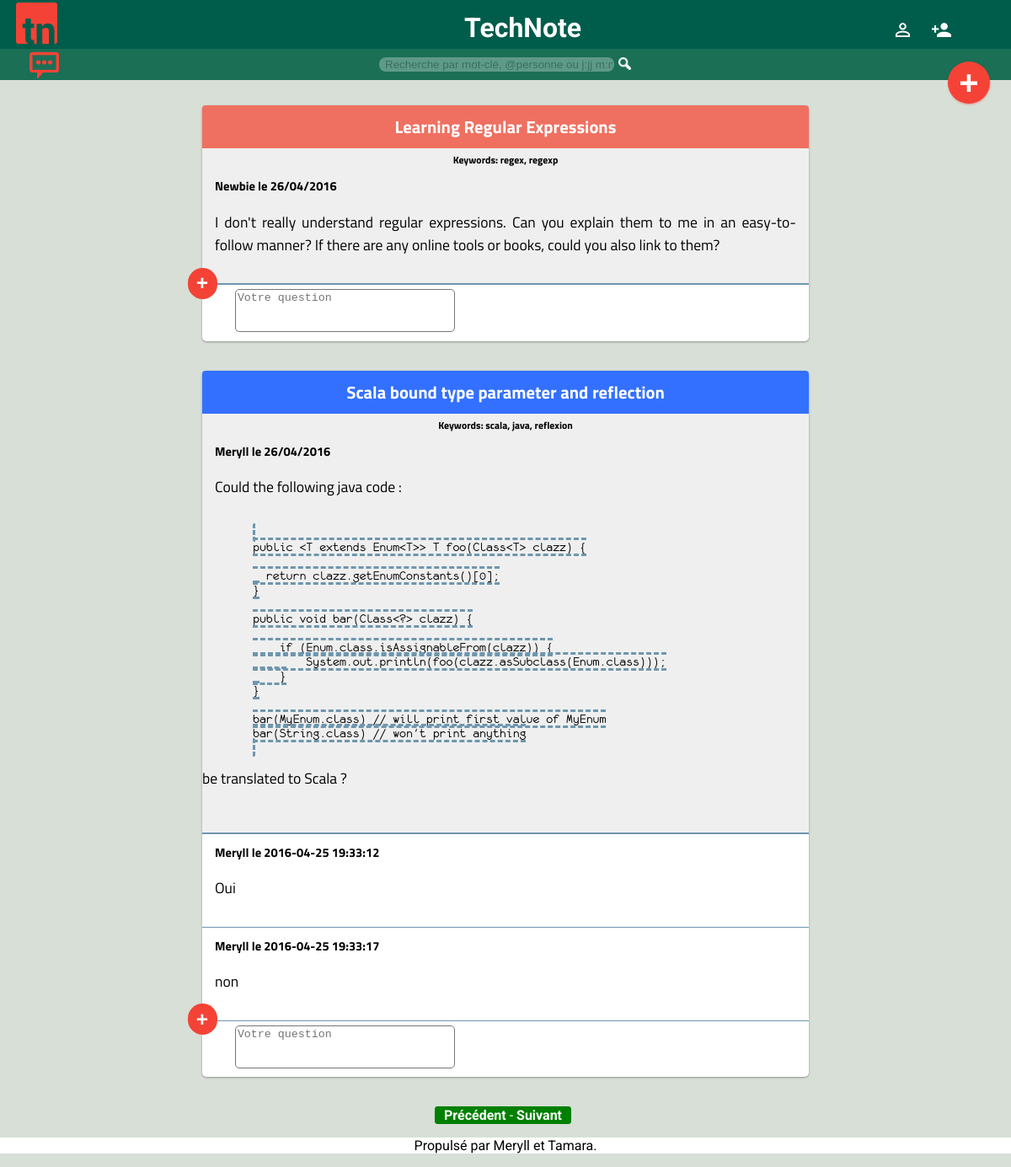
The page /question.php on the database its author committed.
### tables this page shows
CREATE TABLE `Questions` (
  `question_id` int(11) NOT NULL AUTO_INCREMENT,
  `title` varchar(100) NOT NULL,
  `texte` text NOT NULL,
  `status` int(11) NOT NULL,
  `user_id` int(11) NOT NULL,
  `date` datetime NOT NULL,
  PRIMARY KEY (`question_id`),
  KEY `fk_questions_1` (`user_id`),
  CONSTRAINT `fk_questions_1` FOREIGN KEY (`user_id`) REFERENCES `Users` (`id`) ON DELETE CASCADE
);

CREATE TABLE `KeywordQ` (
  `keyq_id` int(11) NOT NULL AUTO_INCREMENT,
  `texte` varchar(15) NOT NULL,
  `question_id` int(11) NOT NULL,
  PRIMARY KEY (`keyq_id`),
  KEY `fk_keywq_1` (`question_id`),
  CONSTRAINT `fk_keywq_1` FOREIGN KEY (`question_id`) REFERENCES `Questions` (`question_id`) ON DELETE CASCADE
);

CREATE TABLE `Users` (
  `id` int(11) NOT NULL AUTO_INCREMENT,
  `email` varchar(40) NOT NULL,
  `password` varchar(50) NOT NULL,
  `pseudo` varchar(50) NOT NULL,
  `status` int(11) NOT NULL,
  PRIMARY KEY (`id`)
);

CREATE TABLE `Answers` (
  `answer_id` int(11) NOT NULL AUTO_INCREMENT,
  `texte` text NOT NULL,
  `question_id` int(11) NOT NULL,
  `user_id` int(11) NOT NULL,
  `date` datetime NOT NULL,
  PRIMARY KEY (`answer_id`),
  KEY `fk_answers_1` (`question_id`),
  KEY `fk_answers_2` (`user_id`),
  CONSTRAINT `fk_answers_1` FOREIGN KEY (`question_id`) REFERENCES `Questions` (`question_id`) ON DELETE CASCADE,
  CONSTRAINT `fk_answers_2` FOREIGN KEY (`user_id`) REFERENCES `Users` (`id`) ON DELETE CASCADE
);

### question.php (the view, shortened to what this page needs)
<!DOCTYPE html>
<html lang="fr">
<head>
  <link rel="stylesheet" href="css/style.css" />
  <link rel="stylesheet" href="http://cdnjs.cloudflare.com/ajax/libs/highlight.js/9.3.0/styles/default.min.css">
</head>
<body>
<?php include("template/header.php"); ?>
<?php include("template/menu.php"); ?>
<?php include("template/bdd.php"); ?>
<div id="fenetre">
  <?php
  $page = $_GET['page'];
  $limite = 5;
  $debut = ($page) * $limite;
  $requeteQuestion = $bdd->prepare('SELECT * FROM Questions ORDER BY timestamp(date) DESC LIMIT :limite OFFSET :debut ;');
  $requeteQuestion->bindValue('limite', $limite, PDO::PARAM_INT);
  $requeteQuestion->bindValue('debut', $debut, PDO::PARAM_INT);
  $requeteQuestion->execute();
  $date = new DateTime(substr($data['date'],0,10));
  while($data = $requeteQuestion->fetch()) {
    ?>
    <section class="question">
      <h3 class="<?php
        if($data['status'] == 0) {
          echo 'titreQuestion1';
        }
        else {
          echo 'titreQuestion2';
        }
      ?>"><?php echo $data['title'];
      $reqauthor = $bdd->prepare('SELECT pseudo FROM Users WHERE id=?;');
      $reqauthor->execute(array($data['user_id']));
      ?></h3>
      <h6>Keywords:
        <?php
          $reqKeyword = $bdd->prepare('SELECT * FROM KeywordQ WHERE question_id=?;');
          $reqKeyword->execute(array($data['question_id']));
          if($keyw = $reqKeyword->fetch()) {
            echo $keyw['texte'];
          }
          while($keyw = $reqKeyword->fetch()) {
            echo ', '.$keyw['texte'];
          }
         ?>
      </h6>
      <article id="artQuest">
        <h5><?php if($author = $reqauthor->fetch()) {
          echo $author['pseudo'].' le '.$date->format('d/m/Y');
        }
        ?></h5>
        <p>
          <?php
              echo $data['texte'];
              ?>
        </p>
      </article>
        <?php
          $requeteComment = $bdd->prepare('SELECT * FROM Answers WHERE question_id=:idd ORDER BY date ASC;');
          $requeteComment->bindValue('idd',$data['question_id'], PDO::PARAM_INT);
          $requeteComment->execute();
          while($commentFound = $requeteComment->fetch()) {
            $requser = $bdd->prepare('SELECT pseudo FROM Users WHERE id=:idd;');
            $requser->bindValue('idd', $commentFound['user_id'], PDO::PARAM_INT);
            $requser->execute();
            if($pseudo = $requser->fetch()) {
         ?>
        <article>
          <h5><?php echo $pseudo['pseudo']; ?> le <?php echo $commentFound['date']; ?></h5>
          <p class="texteQuest"><?php echo htmlspecialchars($commentFound['texte']); ?></p>
        </article>
        <?php
            }
          }
         ?>
      <form class="envoiCommentaire" method="post" action="postanswer.php">
        <input type="submit" value="+" id="commentaire" />
        <textarea required class="comment" name="comment" cols="30" rows="3" placeholder="Votre question"></textarea>
      </form>
    </section>
  <?php
  }
  ?>
  <p class="precsuiv"><a href="?page=<?php echo $page - 1; ?>">Précédent</a>
  -
<a href="?page=<?php echo $page + 1; ?>">Suivant</a></p>
</div>
<?php include("template/footer.php"); ?>
</body>
</html>

### css/style.css (style rules this page uses)
.note, .question { font-family: 'Titillium Web'; font-size: 1.1em; }
body { background-color: #D7DFD7; margin: 0px; padding-bottom: 0px; padding-top: 0px; }
.envoiCommentaire { padding-top: 5px; }
.comment { border-radius: 5px; resize: none; }
.texteQuest { text-align: justify; }
.question article { padding-top: 10px; }
pre { margin-left: 60px; margin-right: 60px; }
code { border-radius: 3px; border: 3px groove rgb(110,150,175); border-style:dashed; font-family: monofur; font-size: 0.9em; }
h5 { padding:0; padding-left: 15px; margin:0; margin-bottom: 5px; }
#fenetre { background-color: #D7DFD7; margin: 0px; padding: 20px 0px 0px 0px; }
article { border-bottom: 1px solid rgb(110,150,175); }
#artQuest { border-bottom: 2px solid rgb(110,150,175); background-color: #EFEFEF; }
h6 { margin:0; padding:0; padding-top: 5px; text-align: center; background-color: #EFEFEF; }
.question { width:60%; background-color: white; border-radius: 5px; box-shadow: 0px 1px 3px rgba(0, 0, 0, 0.12), 0 1px 2px rgba(0, 0, 0, 0.24); margin-left: 20%; margin-right: 10%; margin-top: 10px; margin-bottom: 35px; transition: box-shadow 0.2s ease-in-out; }
article p { display: block; padding:0 15px 15px 15px; text-align: justify; }
h3 { display: block; margin: 0; background-color: #02a94f; color: white; text-align:center; padding: 10px; border-radius: 4px 4px 0 0; }
.titreQuestion1 { display: block; margin: 0; background-color: #Ef7060; color: white; text-align:center; padding: 10px; border-radius: 4px 4px 0 0; }
.titreQuestion2 { display: block; margin: 0; background-color: #3370FF; color: white; text-align:center; padding: 10px; border-radius: 4px 4px 0 0; }
#commentaire { border: 0; position: relative; bottom:50px; left:-17.5px; width: 35px; height: 37px; background-color: #f44336; border-radius: 300px; color:white; font-weight: bolder; font-size: 1.4em; outline: none; cursor:pointer; }
.precsuiv { display: block; color:white; margin-left:43%; border: 1px solid green; background-color: green; border-radius: 3px; padding-left: 10px; width:150px; }
.precsuiv a { color: inherit; text-decoration: none; font-weight: bold; }
body { font-family: 'Roboto', sans-serif; }

### rows shown on the page
questions: title "Learning Regular Expressions", keywordq.texte "regex", user.pseudo "Newbie", texte "I don't really understand regular expressions. Can you explain them to me in an easy-to-follow manner? If there are any online tools or books, could you also link to them?"
keywordq: texte "regexp"
questions: title "Scala bound type parameter and reflection", keywordq.texte "scala", user.pseudo "Meryll", texte "Could the following java code : public <T extends Enum<T>> T foo(Class<T> clazz) { return clazz.getEnumConstants()[0]; } public void bar(Class<?> clazz) { if (Enum.class.isAssignableFrom(clazz)) { System.out.println(foo(clazz.asSubclass(Enum.class))); } } bar(MyEnum.class) // will print first value of MyEnum bar(String.class) // won't print anything be translated to Scala ?"
keywordq: texte "java"
keywordq: texte "reflexion"
answers: user.pseudo "Meryll", date "2016-04-25 19:33:12", texte "Oui"
answers: user.pseudo "Meryll", date "2016-04-25 19:33:17", texte "non"
